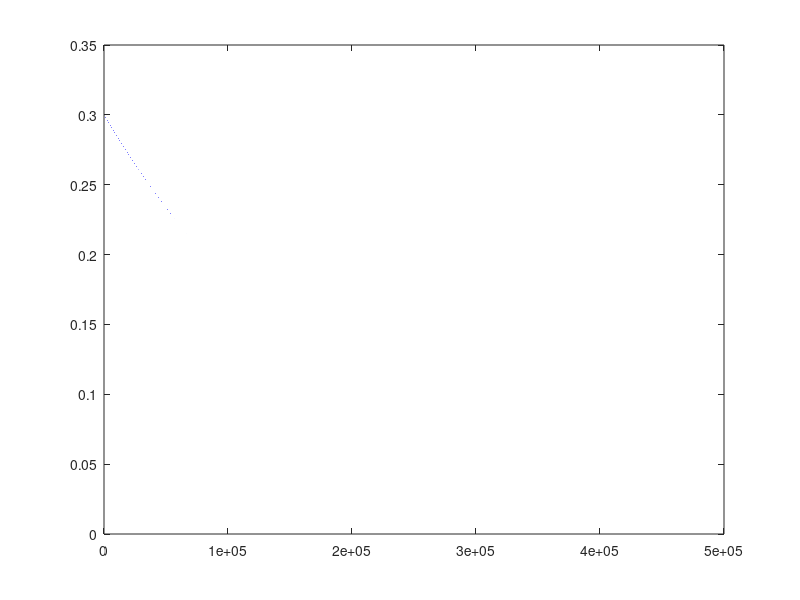

Here is the MATLAB script that generated this plot:
%Works out where the exploration noise ends up after a full training run,
%for the decay rate set in const_RL.m. Handy before starting a long training.

tot_episode = 3000;
step_per_episode = 150;
tot_sampling_step = tot_episode*step_per_episode;

StandardDeviationDecayRate = 5e-6;
StandardDeviation = 0.3;

stddev_list = [];
for i=1:tot_sampling_step
    StandardDeviation = StandardDeviation.*(1 - StandardDeviationDecayRate);
    stddev_list(end+1) = StandardDeviation;
end

disp(StandardDeviation)

plot(stddev_list)
